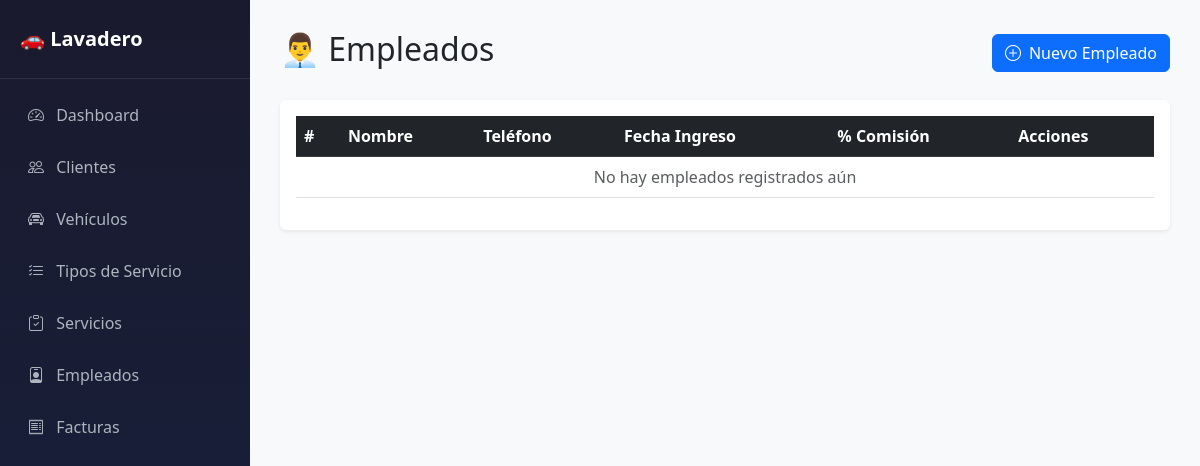
/empleados/, run on an earlier commit of the app's database.
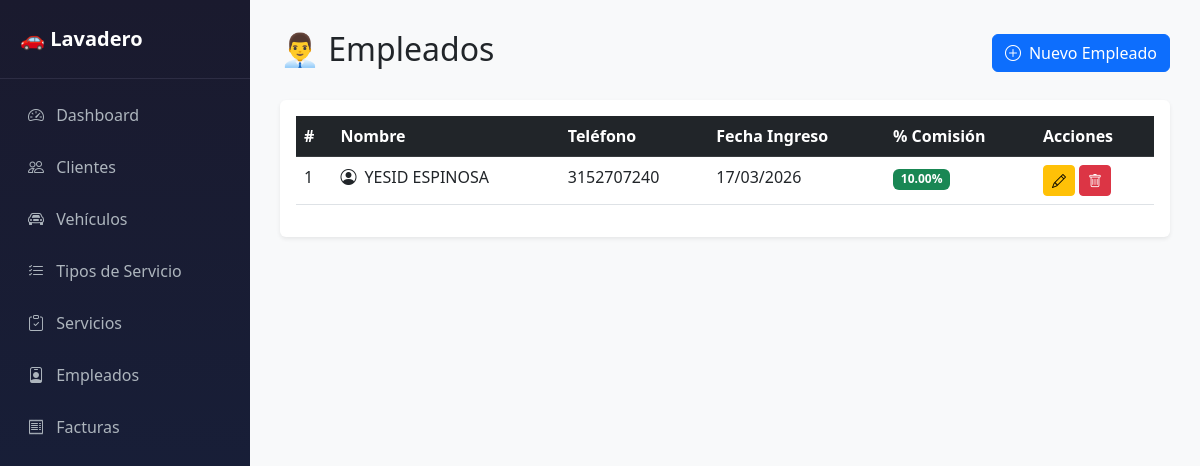
And on a later commit of the database.
### gestion/models.py (models this page shows, shortened)
class Empleado(models.Model):
    usuario = models.OneToOneField(
        Usuario,
        on_delete=models.CASCADE,
        null=True,      # ← agrega esto
        blank=True      # ← agrega esto
    )
    nombre        = models.CharField(max_length=100)
    telefono      = models.CharField(max_length=20)
    fecha_ingreso = models.DateField(auto_now_add=True)
    porcentaje_comision = models.DecimalField(max_digits=5, decimal_places=2, default=10.00)

### gestion/views.py (the view)
# urls.py: path('empleados/',                    views.lista_empleados,  name='lista_empleados'),
def lista_empleados(request):
    empleados = Empleado.objects.all()
    return render(request, 'gestion/empleados.html', {'empleados': empleados})

### gestion/templates/gestion/empleados.html (shortened to what this page needs)
{% extends 'gestion/base.html' %}
{% block contenido %}
<div class="d-flex justify-content-between align-items-center mb-4">
    <h2>👨‍💼 Empleados</h2>
    <a href="{% url 'nuevo_empleado' %}" class="btn btn-primary">
        <i class="bi bi-plus-circle me-2"></i>Nuevo Empleado
    </a>
</div>
<div class="card border-0 shadow-sm">
    <div class="card-body">
        <table class="table table-hover">
            <thead class="table-dark">
                <tr>
                    <th>#</th>
                    <th>Nombre</th>
                    <th>Teléfono</th>
                    <th>Fecha Ingreso</th>
                    <th>% Comisión</th>
                    <th>Acciones</th>
                </tr>
            </thead>
            <tbody>
                {% for empleado in empleados %}
                <tr>
                    <td>{{ empleado.id }}</td>
                    <td>
                        <i class="bi bi-person-circle me-1"></i>
                        {{ empleado.nombre }}
                    </td>
                    <td>{{ empleado.telefono }}</td>
                    <td>{{ empleado.fecha_ingreso|date:"d/m/Y" }}</td>
                    <td>
                        <span class="badge bg-success">
                            {{ empleado.porcentaje_comision }}%
                        </span>
                    </td>
                    <td>
                        <a href="{% url 'editar_empleado' empleado.id %}"
                           class="btn btn-sm btn-warning">
                            <i class="bi bi-pencil"></i>
                        </a>
                        <button onclick="confirmarEliminar('{% url 'eliminar_empleado' empleado.id %}')"
                                class="btn btn-sm btn-danger">
                            <i class="bi bi-trash"></i>
                        </button>
                    </td>
                </tr>
                {% empty %}
                <tr>
                    <td colspan="6" class="text-center text-muted">
                        No hay empleados registrados aún
                    </td>
                </tr>
                {% endfor %}
            </tbody>
        </table>
    </div>
</div>
{% endblock %}

What changed in the data, as far as the page shows it:
added Empleado: id "1", nombre "YESID ESPINOSA", telefono "3152707240", fecha_ingreso "17/03/2026", porcentaje_comision "10.00"
Also different on the page:
text no longer shown: "No hay empleados registrados aún"
